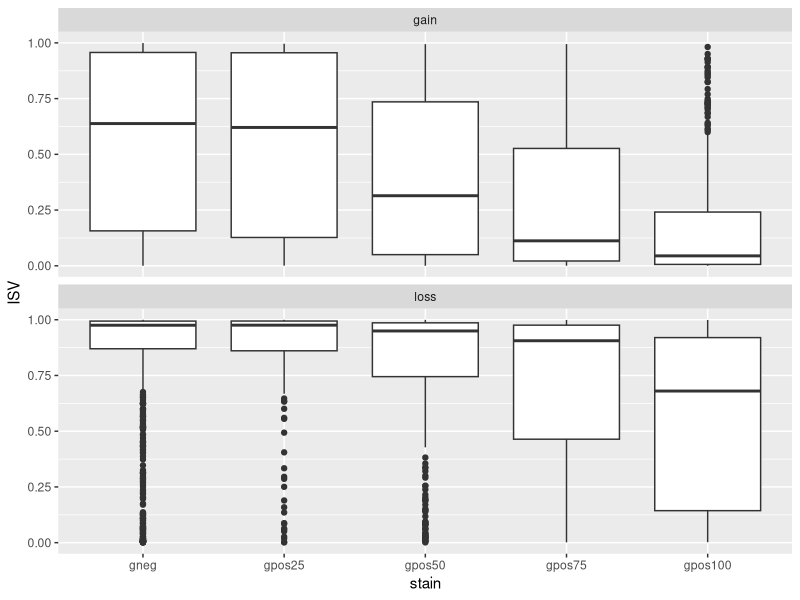
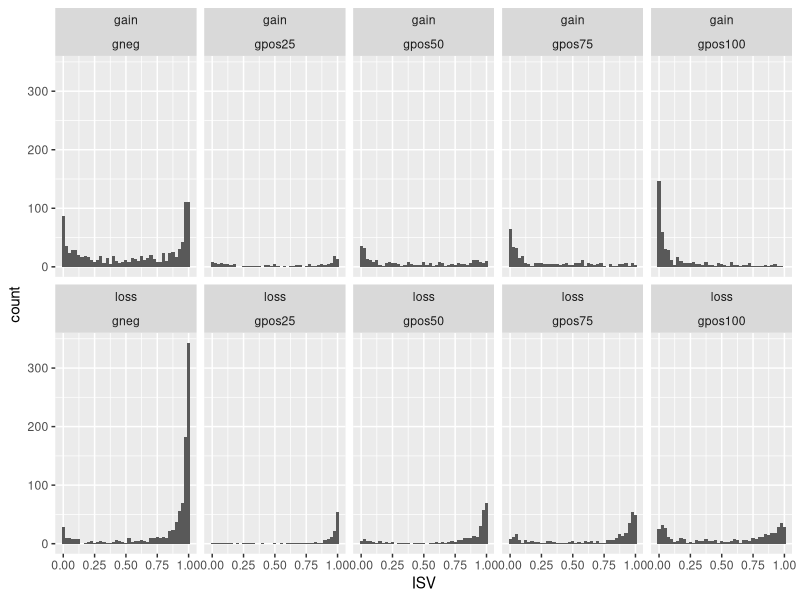

Write the R code that produced these figures, in order.
## ---- chunk 1
knitr::opts_chunk$set(echo = TRUE)

library(tidyverse)
library(rstudioapi)

setwd(dirname(getActiveDocumentContext()$path))
## ---- chunk 2
chrStains <- read_tsv("../../results/chromosome_stains_ISV.tsv")
chrStains$stain <- factor(chrStains$stain, 
                          levels=c("gneg", "gpos25", "gpos50", "gpos75", "gpos100", "acen", "gvar", "stalk"))

chrStains <- chrStains %>% 
  filter(stain %in% c("gneg", "gpos25", "gpos50", "gpos75", "gpos100")) %>% 
  pivot_longer(c("ISV_loss", "ISV_gain"), names_to = "cnv_type", names_prefix = "ISV_", values_to="ISV") %>%
  arrange(cnv_type)

chrStains$cnv_type <- factor(chrStains$cnv_type, levels=c("gain", "loss"))
chrStains
## ---- chunk 3
chrStains %>% 
  ggplot(aes(x=stain, y=ISV)) + 
    geom_boxplot() + 
    facet_wrap(~cnv_type, nrow = 2)


chrStains %>% 
  ggplot(aes(ISV)) + 
    geom_histogram(binwidth = 0.025) +
    facet_wrap(cnv_type~stain, nrow=2)
## ---- chunk 4
chrStains %>%
  group_by(cnv_type, stain) %>% 
  summarise(mean = mean(ISV), var = var(ISV), n = length(ISV))
## ---- chunk 5
gain_lm <- lm(ISV ~ stain, chrStains %>% filter(cnv_type == "gain"))
loss_lm <- lm(ISV ~ stain, chrStains %>% filter(cnv_type == "loss"))

summary(gain_lm)
summary(loss_lm)
## ---- chunk 6
gain_kw <- kruskal.test(ISV ~ stain, chrStains %>% filter(cnv_type == "gain"))
loss_kw <- kruskal.test(ISV ~ stain, chrStains %>% filter(cnv_type == "loss"))

gain_kw
loss_kw
